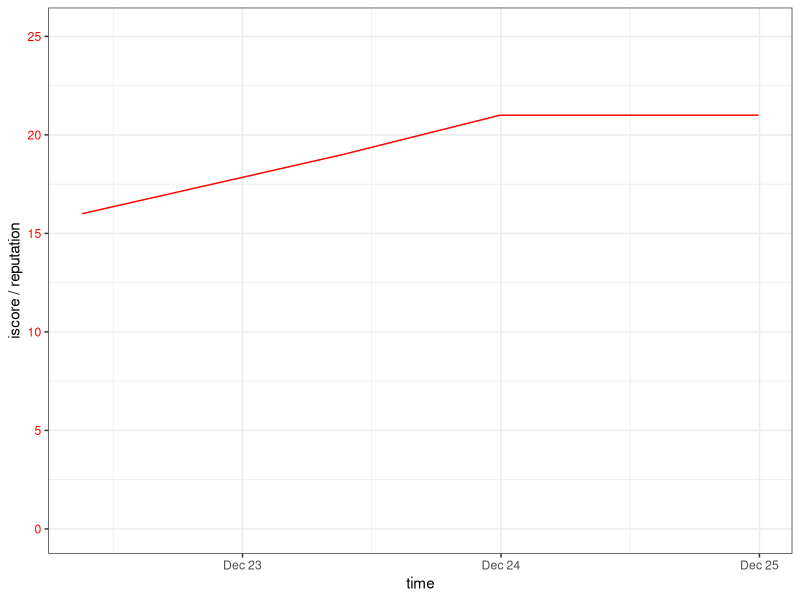
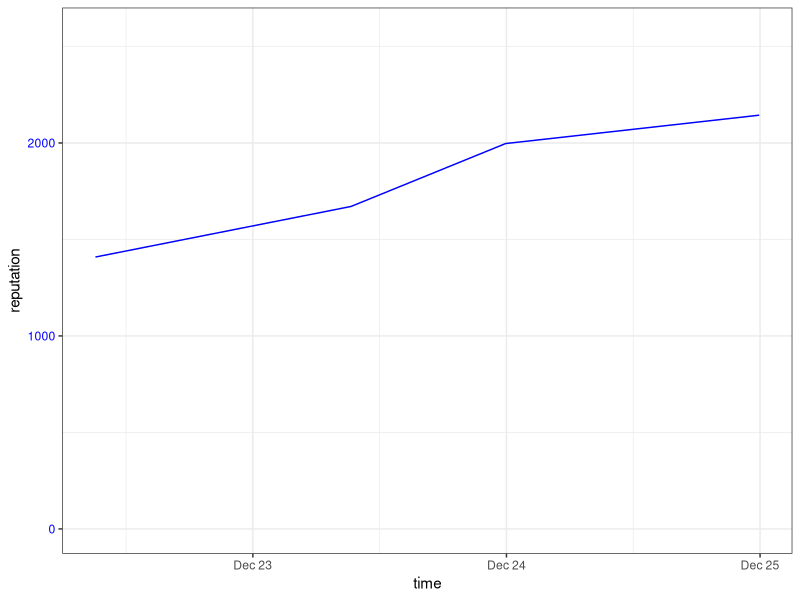

Here is the R script that generated these plots, in order: (Note: this script raises an error after producing the figures.)
library(ggplot2)
library(gtable)
library(grid)
data = read.csv("iscore.csv")
data$time = as.POSIXct(strftime(data$time))

iScoreMax = 1.2 * max(data$iscore)
reputationMax = 1.2 * max(data$reputation)
# http://rpubs.com/kohske/dual_axis_in_ggplot2
#grid.newpage()
p1 = ggplot(data, aes(time, iscore)) +
  geom_line(color = "red") +
  scale_x_datetime() +
  ylab("iscore / reputation") +
  ylim(c(0, iScoreMax)) +
  theme_bw() +
  theme(axis.text.y = element_text(colour = "red"))
p2 = ggplot(data, aes(time, reputation)) +
  geom_line(color = "blue") +
  scale_x_datetime() +
  ylim(c(0, reputationMax)) +
  theme_bw() +
  theme(panel.background = element_rect(fill = NA),
        axis.text.y = element_text(colour = "blue"))

# extract gtable
g1 <- ggplot_gtable(ggplot_build(p1))
g2 <- ggplot_gtable(ggplot_build(p2))

# overlap the panel of 2nd plot on that of 1st plot
pp <- c(subset(g1$layout, name == "panel", se = t:r))
g <- gtable_add_grob(g1, g2$grobs[[which(g2$layout$name == "panel")]], pp$t,
                     pp$l, pp$b, pp$l)

# axis tweaks
ia <- which(g2$layout$name == "axis-l")
ga <- g2$grobs[[ia]]
ax <- ga$children[[2]]
ax$widths <- rev(ax$widths)
ax$grobs <- rev(ax$grobs)
ax$grobs[[1]]$x <- ax$grobs[[1]]$x - unit(1, "npc") + unit(0.15, "cm")
g <- gtable_add_cols(g, g2$widths[g2$layout[ia, ]$l], length(g$widths) - 1)
g <- gtable_add_grob(g, ax, pp$t, length(g$widths) - 1, pp$b)

# draw it
#grid.draw(g)
ggsave("plot.png", g)
